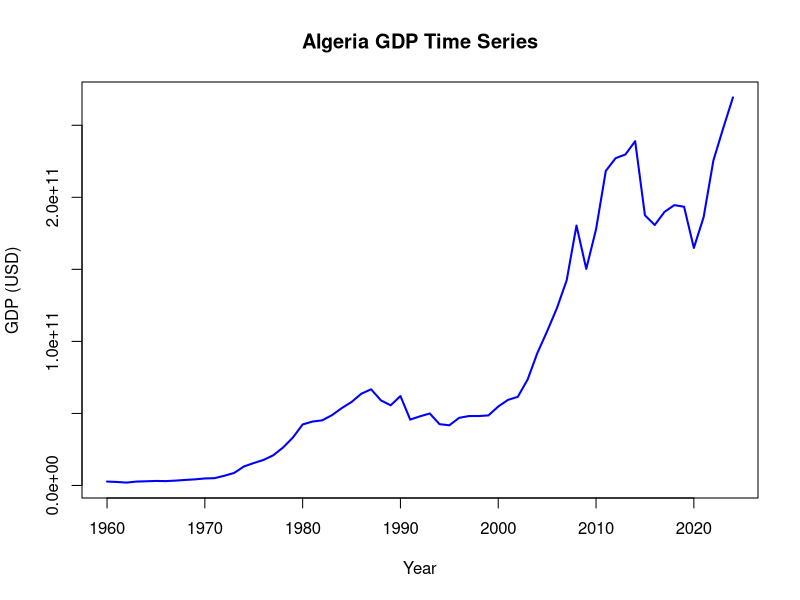

Recreate this plot in R.
## ---- chunk 1
library(readr)    # for reading CSV

# Load CSV
df <- read_csv("algeria-gdp.csv", show_col_types = FALSE)

# Check column names
colnames(df)
# Should print: "Gdp" "Year"

# Convert to time series (use correct column name)
df_ts <- ts(df$Gdp, start = min(as.numeric(format(df$Year, "%Y"))), frequency = 1)  

# Plot time series
plot(df_ts, 
     main = "Algeria GDP Time Series", 
     xlab = "Year", 
     ylab = "GDP (USD)", 
     col = "blue", 
     lwd = 2)
